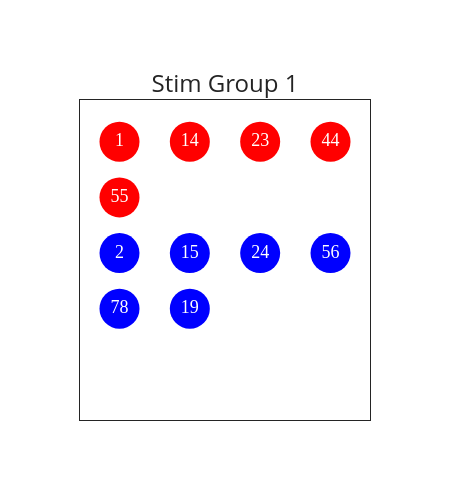

The code cell stored with this chart in its notebook:
### Code cell
import pandas as pd
import numpy as np
import dash
import plotly.express as px
import plotly.graph_objects as go


sgdict = {
    'eleCath':[1,14,23,44,55],
    'eleAno':[2,15,24,56,78,19],
    'amplitude':150,
    'freq':130,
    'phase':50,
}

groupNum = 1
ncols = 4
eleCath = sgdict['eleCath']
eleAno  = sgdict['eleAno']

nrows = np.ceil(len(eleCath)/ncols) + np.ceil(len(eleAno)/ncols)
padding = lambda n: ncols*int(np.ceil(n/ncols)) - n
eleCathPadded = eleCath + [-1] * padding(len(eleCath))         # pad with -1's for spacing
eleAnoPadded  = eleAno  + [-1] * padding(len(eleAno ))         # pad with -1's

colorCath = ['red'] *  len(eleCathPadded)
colorAno =  ['blue'] * len(eleAnoPadded)

x, y = np.meshgrid(np.arange(0, 4), np.arange(0, nrows))
y = nrows - y #mirror

df = pd.DataFrame({'x': x.ravel(),
                   'y': y.ravel(),
                   'color':colorCath + colorAno,
                   'label':eleCathPadded + eleAnoPadded})

# pop the rows with -1 padding, everything will be properly aligned
df = df.loc[~df['label'].isin([-1])]

# plot the points
fig = go.Figure()
fig.add_trace(
    go.Scatter(
        x = df['x'].to_list(), 
        y = df['y'].to_list(), 
        text = df['label'].to_list(), 
        textfont=dict(
            family="sans serif",
            size=18,
            color="White"
        ),
        marker_color=df['color'],
        mode='markers+text',
        marker={'size': 40}
    ))


## if we wanted anode and cathode annotations:
# add annotations to the plot
# fig.add_annotation(
#             x=-1,
#             y=4,
#             text="<b>Cath:",
#             showarrow=False,
#             font=dict(
#                 size=24,
#             ),
#         )

# fig.add_annotation(
#             x=-1,
#             y=2,
#             text="<b>Ano:",
#             showarrow=False,
#             font=dict(
#                 size=24,
#             ),
#         )

# annotate amplitude, freq and phase for SG
# afp = (int(sgdict['amplitude']) , int(sgdict['freq']), int(sgdict['phase']))
# fig.add_annotation(
#             x=0,
#             y=0,
#             text="<b>Amp=%i, Freq=%i, Phase: %i" %afp,
#             showarrow=False,
#             font=dict(
#                 size=24,
#             ),
#         )



# make figure parametric based on contents:
pixelsPerRow = 50        # [pixels/unit]
sidePadding = 125        # [pixels]
topBottomPadding = 125   # [pixels]

leftLabelSpace = 0       # in graph units
bottomLabelSpace = 1

leftLabelPadding = pixelsPerRow * leftLabelSpace
bottomLabelPadding = pixelsPerRow * bottomLabelSpace

height = nrows*pixelsPerRow + bottomLabelPadding + 2*topBottomPadding
width  = ncols*pixelsPerRow + 2*sidePadding + leftLabelPadding

# update figure layout
fig.update_layout({
            'template': 'simple_white',
            'width':width,
            'height':height,
            'showlegend': False,
            'title':'Stim Group %i' %groupNum,
            'title_x':0.5,
            'title_y':0.85,
            'title_font_size':24
            #'margin':dict(l=20, r=20, b=20, pad=20)
            #'margin':dict(pad=0)
        })
fig.update_xaxes(mirror=True, showticklabels=False, ticks='')
fig.update_yaxes(mirror=True, showticklabels=False, ticks='')

#fig.update_xaxes(range=[-leftLabelSpace,ncols -.6])      #visual inspection
fig.update_yaxes(range=[-bottomLabelSpace,nrows + .75])  #visual inspection


# requirements / desires:
# a well balanced figure - regardless of the number of electrodes in the list
#   certian number of pixels per row?
#   a figure that resizes based on the number of electrodes, so the labels
#   all have the right amount of space. 
#   in each of the plots, all the dots are the same size,and realtive spacing. 
#

### Figure 1 — Plotly figure (JSON) as saved in the notebook; plotly's stock layout.template omitted (floating-point values rounded to 4 significant figures)
{"data": [{"marker": {"color": ["red", "red", "red", "red", "red", "blue", "blue", "blue", "blue", "blue", "blue"], "size": 40}, "mode": "markers+text", "text": ["1", "14", "23", "44", "55", "2", "15", "24", "56", "78", "19"], "textfont": {"color": "White", "family": "sans serif", "size": 18}, "type": "scatter", "x": [0, 1, 2, 3, 0, 0, 1, 2, 3, 0, 1], "y": [4, 4, 4, 4, 3, 2, 2, 2, 2, 1, 1]}], "layout": {"height": 500, "showlegend": false, "title": {"font": {"size": 24}, "text": "Stim Group 1", "x": 0.5, "y": 0.85}, "width": 450, "xaxis": {"mirror": true, "showticklabels": false, "ticks": ""}, "yaxis": {"mirror": true, "range": [-1, 4.75], "showticklabels": false, "ticks": ""}}}
